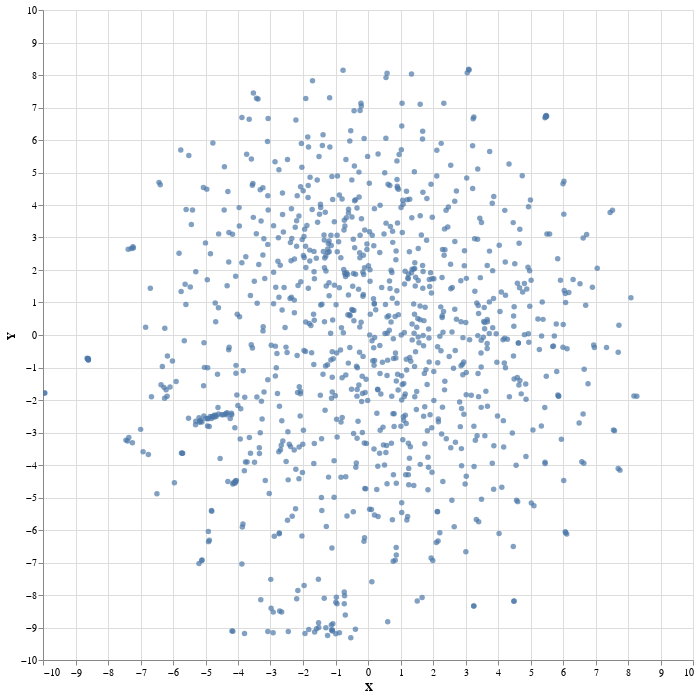

The cell this chart's notebook holds for it:
### Markdown cell above
With the reduced embeddings made, it's time to plot them. Have a look around at the results. What seems right to you? What surprises you?

### Code cell
import altair as alt

alt.Chart(vis_data).mark_circle(size=30).encode(
    x='X',
    y='Y',
    tooltip='TOKEN'
).properties(
    height=650,
    width=650
).interactive()

### Figure 1 — Vega-Lite specification as saved in the notebook (floating-point values rounded to 4 significant figures; data arrays with more than 128 entries replaced by an {"elided": "..."} marker saying what was removed)
{"config": {"view": {"continuousWidth": 400, "continuousHeight": 300}}, "data": {"name": "data-bd5a237178f7c4a7b9e8717319769d43"}, "mark": {"type": "circle", "size": 30}, "encoding": {"tooltip": {"field": "TOKEN", "type": "nominal"}, "x": {"field": "X", "type": "quantitative"}, "y": {"field": "Y", "type": "quantitative"}}, "height": 650, "selection": {"selector001": {"type": "interval", "bind": "scales", "encodings": ["x", "y"]}}, "width": 650, "$schema": "https://vega.github.io/schema/vega-lite/v4.17.0.json", "datasets": {"data-bd5a237178f7c4a7b9e8717319769d43": {"elided": "1000 records"}}}
